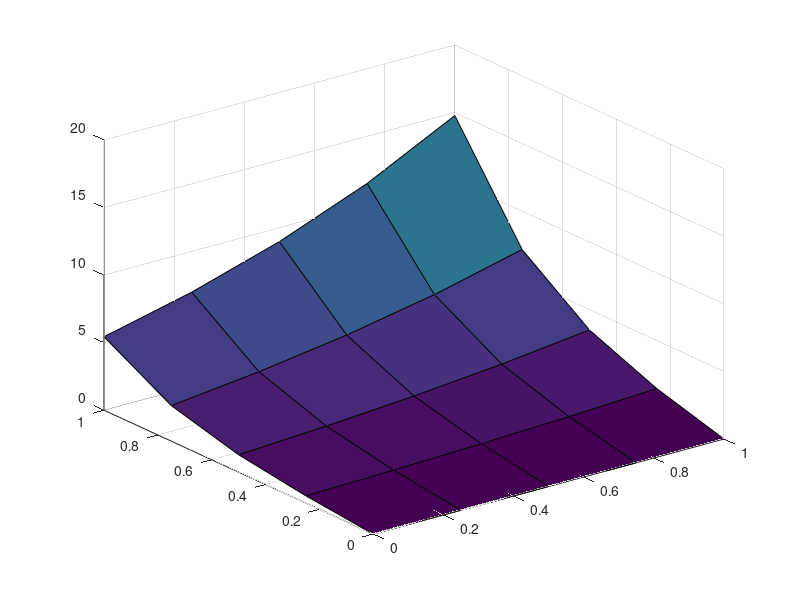

The MATLAB source for this figure: (Note: this script raises an error after producing the figure.)
F=@(x,y) 2*exp(x+y.^2).*y; %present function
xmin=0; % rectangle dimensions
xmax=1;
ymin=0;
ymax=1;
% -----------------------------------------------
% In order to create a rectangular mesh in Matlab
% we can make the following procedure
% -----------------------------------------------

numDiv=4; %number of subdivisions
hx=(xmax-xmin)/numDiv;
hy=(ymax-ymin)/numDiv;
xi=xmin:hx:xmax; %all points in the x-axis
eta=ymin:hy:ymax; %all points in the y-axis
[X,Y] = meshgrid(xi,eta); % create a grid of points
Z = F(X,Y); % function values
surf(X,Y,Z); % optional: is just to visualize the result
[elem,vertex] = surf2patch(X,Y,Z); % the main variables
numElem=size(elem,1) %total number of elements
numVert= size(vertex,1) % total number of vertices

N=2; %number of Gauss points = NxN
integralTot=0;
for i=1:numElem %compute the integral on each element
    v1=[vertex(elem(i,1),1),vertex(elem(i,1),2)];
    v2=[vertex(elem(i,2),1),vertex(elem(i,2),2)];
    v3=[vertex(elem(i,3),1),vertex(elem(i,3),2)];
    v4=[vertex(elem(i,4),1),vertex(elem(i,4),2)];
    vertices=[v1;v2;v3;v4];
    elemInteg=integQuad(F,vertices,N);
    integralTot=integralTot+elemInteg;
end
actualIntegVal= (exp(1)-1)^2 %exact known value
errorInt=abs(actualIntegVal-integralTot) %absolute error


function valInteg = integQuad(F,vertices,N)
    [w,ptGaussRef]=gaussValues2DQuad(N);
    % Shape functions
    Psi1=@(x,y)(1-x).*(1-y)/4;
    Psi2=@(x,y)(1+x).*(1-y)/4;
    Psi3=@(x,y)(1+x).*(1+y)/4;
    Psi4=@(x,y)(1-x).*(1+y)/4;
    % Shape function derivatives
    dPsi11=@(x,y) -(1-y)/4;
    dPsi21=@(x,y) (1-y)/4;
    dPsi31=@(x,y) (1+y)/4;
    dPsi41=@(x,y) -(1+y)/4;
    dPsi12=@(x,y) -(1-x)/4;
    dPsi22=@(x,y) -(1+x)/4;
    dPsi32=@(x,y) (1+x)/4;
    dPsi42=@(x,y) (1-x)/4;
    % Gradient matrix
    Jacb =@(x,y) [dPsi11(x,y), dPsi21(x,y),dPsi31(x,y),dPsi41(x,y);...
                  dPsi12(x,y), dPsi22(x,y),dPsi32(x,y),dPsi42(x,y)];
    % evaluate Shape functions on Gaussian reference points
    xi = ptGaussRef(:,1);
    eta = ptGaussRef(:,2);
    evalPsi1 = Psi1(xi,eta);
    evalPsi2 = Psi2(xi,eta);
    evalPsi3 = Psi3(xi,eta);
    evalPsi4 = Psi4(xi,eta);
    % from the change of variables function
    ptGaussDomain = [evalPsi1,evalPsi2,evalPsi3,evalPsi4]*vertices;
    % evaluate Jacobian contribution for each point
    for i=1:size(xi,1)
        evalDetJacb(i) = abs(det(Jacb(xi(i),eta(i))*vertices));
    end
    %evaluate the function on the domain points
    evalF=F(ptGaussDomain(:,1),ptGaussDomain(:,2));
    % Finally, apply Gauss formula
    suma=0;
    for i=1:size(ptGaussDomain,1)
        suma=suma+w(i)*evalF(i)*evalDetJacb(i);
    end
    valInteg = suma;
end